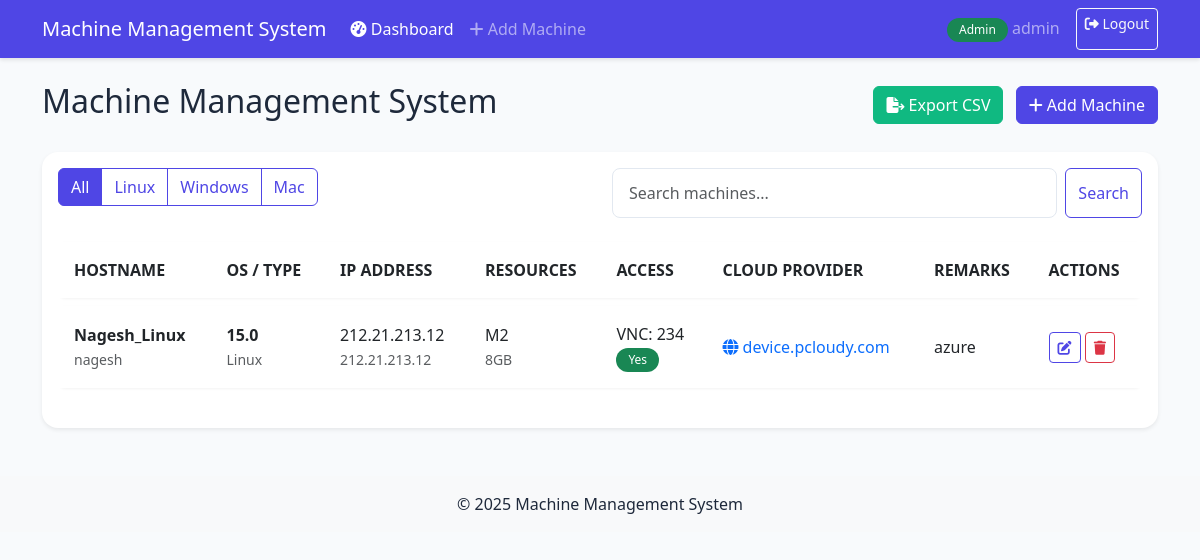
The app's page /admin/dashboard (signed in), older data.
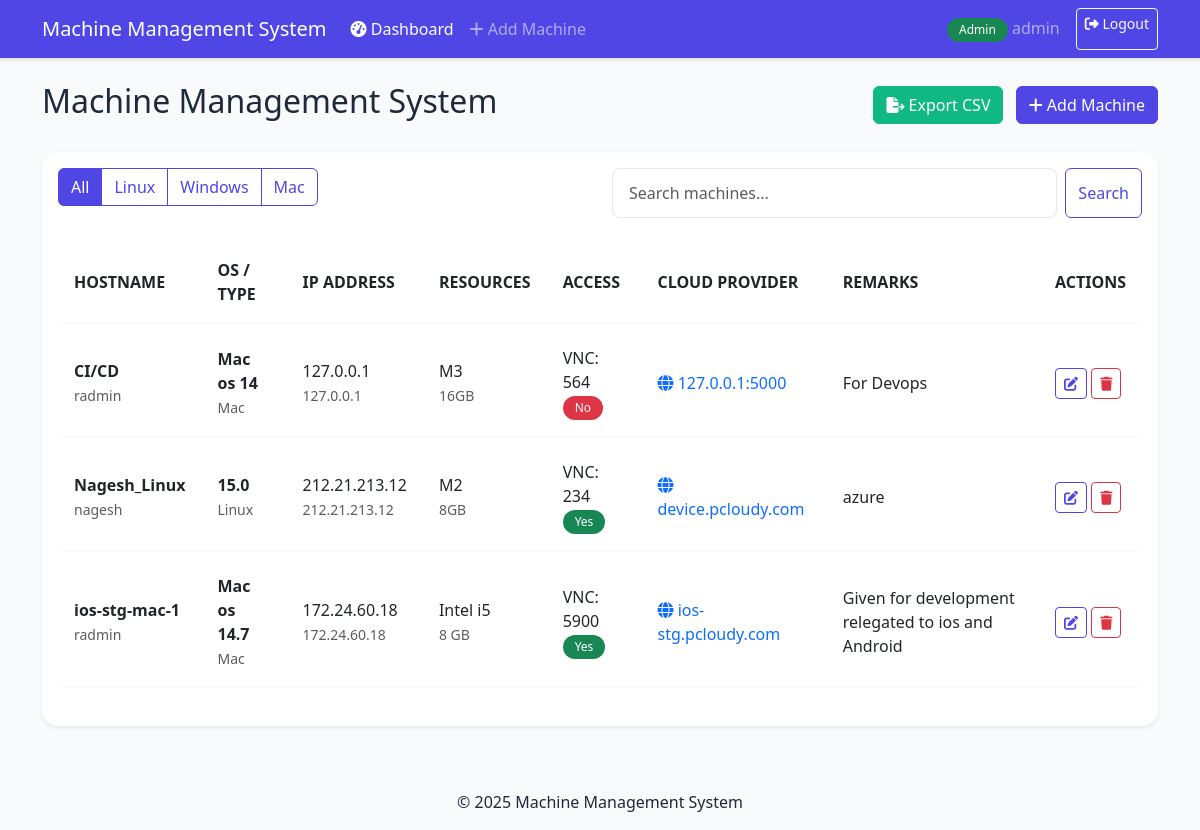
The same page, newer data.
### models/user.py (models this page shows, shortened)
class User(db.Model, UserMixin):
    __tablename__ = 'users'
    id = db.Column(db.Integer, primary_key=True)
    username = db.Column(db.String(64), unique=True, index=True, nullable=False)
    email = db.Column(db.String(120), unique=True, index=True, nullable=False)
    password_hash = db.Column(db.String(128), nullable=False)
    is_admin = db.Column(db.Boolean, default=False)
    created_at = db.Column(db.DateTime, default=datetime.utcnow)
    last_login = db.Column(db.DateTime, nullable=True)

### models/machine.py (models this page shows, shortened)
class Machine(db.Model):
    __tablename__ = 'machines'
    id = db.Column(db.Integer, primary_key=True)
    hostname = db.Column(db.String(64), unique=True, nullable=False, index=True)
    username = db.Column(db.String(64), nullable=False)
    os_type = db.Column(db.String(20), nullable=False)  # Linux, Windows, Mac
    installed_os = db.Column(db.String(64), nullable=False)
    cpu_details = db.Column(db.String(128), nullable=False)
    ram_details = db.Column(db.String(64), nullable=False)
    private_ip = db.Column(db.String(15), nullable=True)
    public_ip = db.Column(db.String(15), nullable=True)
    cloud_provider_url = db.Column(db.String(128), nullable=True)
    vnc_port = db.Column(db.Integer, nullable=True)
    outside_accessible = db.Column(db.Boolean, default=False)
    remarks = db.Column(db.Text, nullable=True)
    created_at = db.Column(db.DateTime, default=datetime.utcnow)
    updated_at = db.Column(db.DateTime, default=datetime.utcnow, onupdate=datetime.utcnow)

### app.py (the view, shortened to what this page needs)
@app.route('/admin/dashboard')
@login_required
def admin_dashboard():
    if not current_user.is_admin:
        flash('Access denied. Admin privileges required.', 'danger')
        return redirect(url_for('index'))
    page = request.args.get('page', 1, type=int)
    per_page = 10
    os_filter = request.args.get('os')
    search = request.args.get('search')
    query = Machine.query
    if os_filter:
        query = query.filter_by(os_type=os_filter)
    pagination = query.order_by(Machine.hostname).paginate(
        page=page, per_page=per_page, error_out=False
    )
    return render_template('admin/dashboard.html',
                         machines=pagination.items,
                         pagination=pagination)

### models/user.py (called while the page is built)
@login_manager.user_loader
def load_user(user_id):
    return User.query.get(int(user_id))

### templates/admin/dashboard.html (shortened to what this page needs)
{% extends "base.html" %}
{% block content %}
<div class="d-flex justify-content-between align-items-center mb-4">
    <h2>Machine Management System</h2>
    {% if current_user.is_admin %}
    <div>
        <a href="{{ url_for('export_machines') }}" class="btn btn-success me-2">
            <i class="fas fa-file-export"></i> Export CSV
        </a>
        <a href="{{ url_for('add_machine') }}" class="btn btn-primary">
            <i class="fas fa-plus"></i> Add Machine
        </a>
    </div>
    {% endif %}
</div>
<div class="card shadow-sm mb-4">
    <div class="card-body">
        <div class="row mb-3">
            <div class="col-md-6">
                <div class="btn-group" role="group">
                    <a href="{{ url_for(current_user.is_admin and 'admin_dashboard' or 'user_dashboard') }}" class="btn btn-outline-primary {{ 'active' if not request.args.get('os') }}">All</a>
                    <a href="{{ url_for(current_user.is_admin and 'admin_dashboard' or 'user_dashboard', os='Linux') }}" class="btn btn-outline-primary {{ 'active' if request.args.get('os') == 'Linux' }}">Linux</a>
                    <a href="{{ url_for(current_user.is_admin and 'admin_dashboard' or 'user_dashboard', os='Windows') }}" class="btn btn-outline-primary {{ 'active' if request.args.get('os') == 'Windows' }}">Windows</a>
                    <a href="{{ url_for(current_user.is_admin and 'admin_dashboard' or 'user_dashboard', os='Mac') }}" class="btn btn-outline-primary {{ 'active' if request.args.get('os') == 'Mac' }}">Mac</a>
                </div>
            </div>
            <div class="col-md-6">
                <form method="GET" action="{{ url_for(current_user.is_admin and 'admin_dashboard' or 'user_dashboard') }}" class="d-flex">
                    <input type="text" name="search" class="form-control me-2" placeholder="Search machines..." value="{{ request.args.get('search', '') }}">
                    <button type="submit" class="btn btn-outline-primary">Search</button>
                </form>
            </div>
        </div>
        <div class="table-responsive">
            <table class="table table-hover">
                <thead>
                    <tr>
                        <th>HOSTNAME</th>
                        <th>OS / TYPE</th>
                        <th>IP ADDRESS</th>
                        <th>RESOURCES</th>
                        <th>ACCESS</th>
                        <th>CLOUD PROVIDER</th>
                        <th>REMARKS</th>
                        {% if current_user.is_admin %}
                        <th>ACTIONS</th>
                        {% endif %}
                    </tr>
                </thead>
                <tbody>
                    {% for machine in machines %}
                    <tr>
                        <td>
                            <strong>{{ machine.hostname }}</strong><br>
                            <small class="text-muted">{{ machine.username }}</small>
                        </td>
                        <td>
                            <strong>{{ machine.installed_os }}</strong><br>
                            <small class="text-muted">{{ machine.os_type }}</small>
                        </td>
                        <td>
                            {% if machine.private_ip %}
                            <span>{{ machine.private_ip }}</span><br>
                            {% endif %}
                            {% if machine.public_ip %}
                            <small class="text-muted">{{ machine.public_ip }}</small>
                            {% endif %}
                        </td>
                        <td>
                            <span>{{ machine.cpu_details }}</span><br>
                            <small class="text-muted">{{ machine.ram_details }}</small>
                        </td>
                        <td>
                            {% if machine.vnc_port %}
                            <span>VNC: {{ machine.vnc_port }}</span><br>
                            {% endif %}
                            <span class="badge {% if machine.outside_accessible %}bg-success{% elif machine.outside_accessible == false %}bg-danger{% else %}bg-warning{% endif %}">
                                {{ 'Yes' if machine.outside_accessible else 'No' }}
                            </span>
                        </td>
                        <td>
                            {% if machine.cloud_provider_url %}
                            {% set domain = machine.cloud_provider_url.replace('https://', '').replace('http://', '').split('/')[0] %}
                            <span class="text-primary" title="{{ machine.cloud_provider_url }}">
                                <i class="fas fa-globe"></i> {{ domain }}
                            </span>
                            {% else %}
                            <span class="text-muted">No URL</span>
                            {% endif %}
                        </td>
                        <td>{{ machine.remarks }}</td>
                        {% if current_user.is_admin %}
                        <td>
                            <a href="{{ url_for('edit_machine', machine_id=machine.id) }}" class="btn btn-sm btn-outline-primary">
                                <i class="fas fa-edit"></i>
                            </a>
                            <button type="button" class="btn btn-sm btn-outline-danger" data-bs-toggle="modal" data-bs-target="#deleteModal{{ machine.id }}">
                                <i class="fas fa-trash"></i>
                            </button>
                        </td>
                        {% endif %}
                    </tr>
                    {% endfor %}
                </tbody>
            </table>
        </div>
    </div>
</div>
{% endblock %}

### templates/base.html (shortened to what this page needs)
<!DOCTYPE html>
<html lang="en">
<head>
    <link href="https://cdn.jsdelivr.net/npm/bootstrap@5.3.0/dist/css/bootstrap.min.css" rel="stylesheet">
    <link rel="stylesheet" href="https://cdnjs.cloudflare.com/ajax/libs/font-awesome/6.4.0/css/all.min.css">
    <link rel="stylesheet" href="{{ url_for('static', filename='css/style.css') }}">
</head>
<body>
    {% if current_user.is_authenticated %}
    <nav class="navbar navbar-expand-lg navbar-dark bg-primary">
        <div class="container">
            <a class="navbar-brand" href="{{ url_for('index') }}">Machine Management System</a>
            <div class="collapse navbar-collapse" id="navbarNav">
                <ul class="navbar-nav me-auto">
                    {% if current_user.is_admin %}
                    <li class="nav-item">
                        <a class="nav-link {% if request.endpoint == 'admin_dashboard' %}active{% endif %}" href="{{ url_for('admin_dashboard') }}">
                            <i class="fas fa-tachometer-alt"></i> Dashboard
                        </a>
                    </li>
                    <li class="nav-item">
                        <a class="nav-link {% if request.endpoint == 'add_machine' %}active{% endif %}" href="{{ url_for('add_machine') }}">
                            <i class="fas fa-plus"></i> Add Machine
                        </a>
                    </li>
                    {% else %}
                    <li class="nav-item">
                        <a class="nav-link {% if request.endpoint == 'user_dashboard' %}active{% endif %}" href="{{ url_for('user_dashboard') }}">
                            <i class="fas fa-tachometer-alt"></i> Dashboard
                        </a>
                    </li>
                    {% endif %}
                </ul>
                <div class="d-flex">
                    <span class="navbar-text me-3">
                        {% if current_user.is_admin %}
                        <span class="badge bg-success">Admin</span>
                        {% else %}
                        <span class="badge bg-info">User</span>
                        {% endif %}
                        {{ current_user.username }}
                    </span>
                    <a href="{{ url_for('logout') }}" class="btn btn-outline-light btn-sm">
                        <i class="fas fa-sign-out-alt"></i> Logout
                    </a>
                </div>
            </div>
        </div>
    </nav>
    {% endif %}
    <div class="container mt-4">
        {% block content %}{% endblock %}
    </div>
    <footer class="mt-5 py-3 bg-light text-center">
        <div class="container">
            <p class="mb-0">&copy; 2025 Machine Management System</p>
        </div>
    </footer>
</body>
</html>

### static/css/style.css (style rules this page uses)
:root { --primary-color: #4f46e5; --primary-hover: #4338ca; --success-color: #10b981; --danger-color: #ef4444; --background-color: #f8fafc; --card-bg: #ffffff; --text-primary: #1e293b; --text-secondary: #64748b; }
body { background-color: var(--background-color); color: var(--text-primary); }
.navbar { box-shadow: 0 2px 4px rgba(0,0,0,0.1); }
.navbar-dark.bg-primary { background-color: var(--primary-color) !important; }
.card { border: none; border-radius: 1rem; box-shadow: 0 4px 6px -1px rgba(0,0,0,0.1), 0 2px 4px -2px rgba(0,0,0,0.05); transition: transform 0.2s, box-shadow 0.2s; }
.table { border-collapse: separate; border-spacing: 0 0.5rem; }
.table tr { background-color: var(--card-bg); box-shadow: 0 1px 3px rgba(0,0,0,0.05); border-radius: 0.5rem; }
.table td, .table th { border: none; padding: 1rem; vertical-align: middle; }
.btn-primary { background-color: var(--primary-color); border-color: var(--primary-color); transition: all 0.2s; }
.btn-success { background-color: var(--success-color); border-color: var(--success-color); }
.btn-outline-primary { color: var(--primary-color); border-color: var(--primary-color); }
.btn-outline-primary:hover, .btn-outline-primary.active { background-color: var(--primary-color); border-color: var(--primary-color); }
.badge { padding: 0.5em 1em; border-radius: 9999px; font-weight: 500; }
.form-control, .form-select { border-radius: 0.5rem; padding: 0.75rem 1rem; border: 1px solid #e2e8f0; }
.table tbody tr { opacity: 1; animation: none; transition: background-color 0.2s ease; }
.table tbody tr.animate { animation: fadeIn 0.5s ease forwards; }

Row changes from the older to the newer data that the page shows:
added Machine: hostname "CI/CD", username "radmin", installed_os "Mac os 14", os_type "Mac", private_ip "127.0.0.1", public_ip "127.0.0.1", cpu_details "M3", ram_details "16GB", vnc_port "564", outside_accessible "No", domain "127.0.0.1:5000", remarks "For Devops"
added Machine: hostname "ios-stg-mac-1", username "radmin", installed_os "Mac os 14.7", os_type "Mac", private_ip "172.24.60.18", public_ip "172.24.60.18", cpu_details "Intel i5", ram_details "8 GB", vnc_port "5900", outside_accessible "Yes", domain "ios-stg.pcloudy.com", remarks "Given for development relegated to ios and Android"
